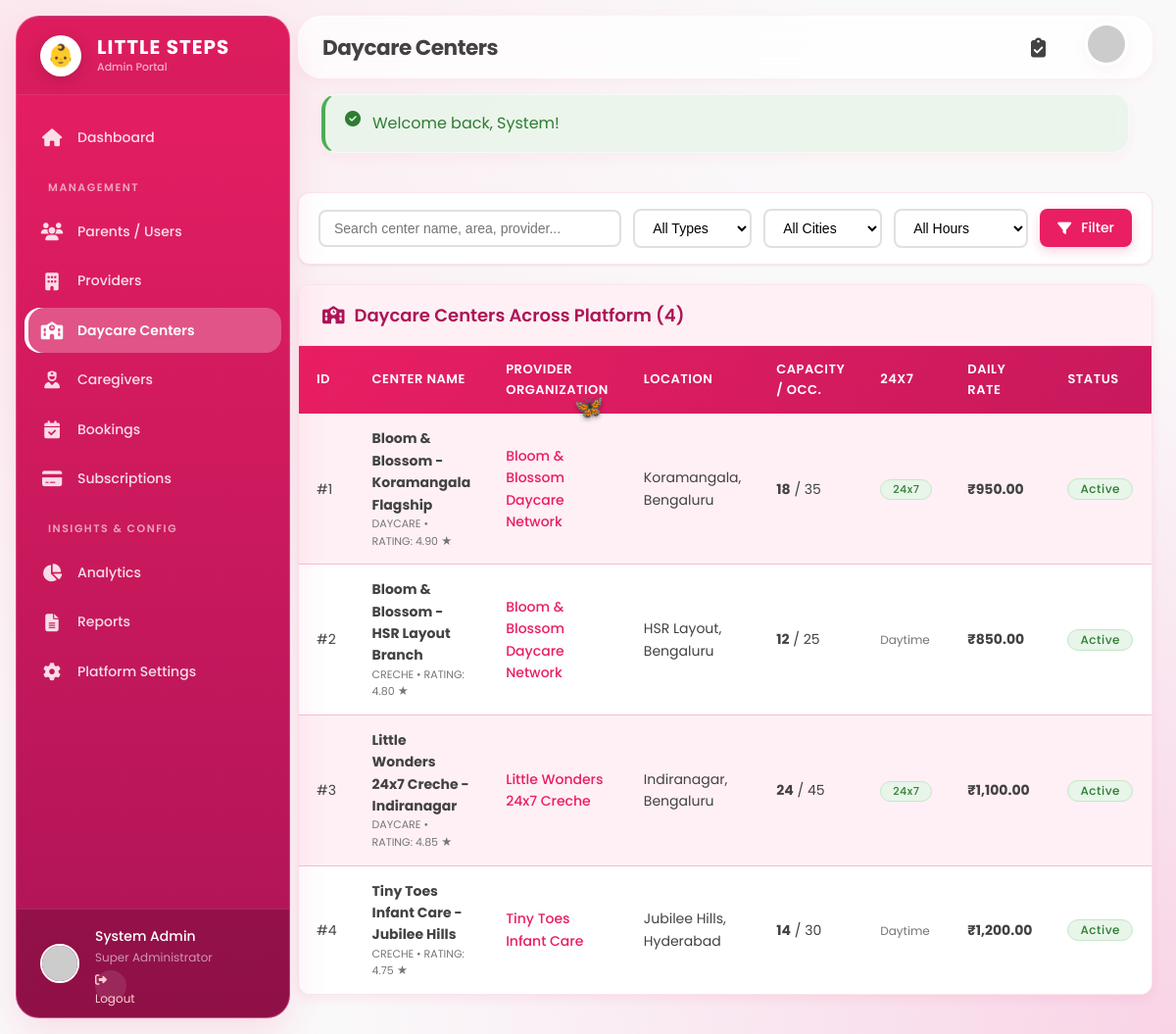
/admin/centers.php (signed in), run on the app's committed database.
### tables this page shows
CREATE TABLE `daycare_centers` (
  `id` bigint(20) UNSIGNED NOT NULL AUTO_INCREMENT,
  `provider_id` bigint(20) UNSIGNED NOT NULL,
  `name` varchar(100) NOT NULL,
  `type` enum('daycare','creche','preschool','babysitting','after_school') NOT NULL DEFAULT 'daycare',
  `address` text NOT NULL,
  `area` varchar(100) DEFAULT NULL,
  `city` varchar(50) NOT NULL,
  `state` varchar(50) NOT NULL,
  `pincode` varchar(15) NOT NULL,
  `latitude` decimal(10,8) DEFAULT NULL,
  `longitude` decimal(11,8) DEFAULT NULL,
  `contact_phone` varchar(20) DEFAULT NULL,
  `contact_email` varchar(100) DEFAULT NULL,
  `images` json DEFAULT NULL,
  `description` text DEFAULT NULL,
  `amenities` json DEFAULT NULL,
  `curriculum` varchar(100) DEFAULT NULL,
  `min_age_months` int(11) DEFAULT 0,
  `max_age_years` int(11) DEFAULT 12,
  `capacity` int(11) DEFAULT 30,
  `current_occupancy` int(11) DEFAULT 0,
  `operating_hours_start` time DEFAULT '07:00:00',
  `operating_hours_end` time DEFAULT '20:00:00',
  `is_24x7` tinyint(1) NOT NULL DEFAULT 0,
  `meals_included` tinyint(1) NOT NULL DEFAULT 1,
  `transport_available` tinyint(1) NOT NULL DEFAULT 1,
  `cctv_enabled` tinyint(1) NOT NULL DEFAULT 1,
  `pricing_hourly` decimal(10,2) DEFAULT 150.00,
  `pricing_daily` decimal(10,2) DEFAULT 800.00,
  `pricing_monthly` decimal(10,2) DEFAULT 9500.00,
  `status` enum('active','inactive','maintenance') NOT NULL DEFAULT 'active',
  `rating` decimal(3,2) DEFAULT 4.80,
  `total_reviews` int(11) DEFAULT 0,
  `created_at` timestamp NOT NULL DEFAULT current_timestamp(),
  `updated_at` timestamp NOT NULL DEFAULT current_timestamp() ON UPDATE current_timestamp(),
  PRIMARY KEY (`id`),
  KEY `provider_id` (`provider_id`),
  KEY `city` (`city`),
  KEY `is_24x7` (`is_24x7`),
  KEY `status` (`status`),
  CONSTRAINT `fk_centers_provider` FOREIGN KEY (`provider_id`) REFERENCES `providers` (`id`) ON DELETE CASCADE
);

CREATE TABLE `providers` (
  `id` bigint(20) UNSIGNED NOT NULL AUTO_INCREMENT,
  `business_name` varchar(100) NOT NULL,
  `owner_name` varchar(100) NOT NULL,
  `email` varchar(100) NOT NULL,
  `password` varchar(255) NOT NULL,
  `phone` varchar(20) NOT NULL,
  `alternate_phone` varchar(20) DEFAULT NULL,
  `address` text NOT NULL,
  `city` varchar(50) NOT NULL,
  `state` varchar(50) NOT NULL,
  `pincode` varchar(15) NOT NULL,
  `latitude` decimal(10,8) DEFAULT NULL,
  `longitude` decimal(11,8) DEFAULT NULL,
  `logo` varchar(255) DEFAULT NULL,
  `cover_image` varchar(255) DEFAULT NULL,
  `description` text DEFAULT NULL,
  `established_year` int(4) DEFAULT NULL,
  `license_number` varchar(50) DEFAULT NULL,
  `license_expiry` date DEFAULT NULL,
  `capacity_children` int(11) DEFAULT 0,
  `age_groups` json DEFAULT NULL,
  `operating_hours` varchar(255) DEFAULT NULL,
  `is_24x7` tinyint(1) NOT NULL DEFAULT 0,
  `pricing_hourly` decimal(10,2) DEFAULT NULL,
  `pricing_daily` decimal(10,2) DEFAULT NULL,
  `pricing_monthly` decimal(10,2) DEFAULT NULL,
  `facilities` json DEFAULT NULL,
  `safety_measures` json DEFAULT NULL,
  `certifications` json DEFAULT NULL,
  `rating` decimal(3,2) DEFAULT 0.00,
  `total_reviews` int(11) DEFAULT 0,
  `status` enum('pending','approved','rejected','suspended') NOT NULL DEFAULT 'pending',
  `is_active` tinyint(1) NOT NULL DEFAULT 1,
  `admin_notes` text DEFAULT NULL,
  `last_login` datetime DEFAULT NULL,
  `created_at` timestamp NOT NULL DEFAULT current_timestamp(),
  `updated_at` timestamp NOT NULL DEFAULT current_timestamp() ON UPDATE current_timestamp(),
  PRIMARY KEY (`id`),
  UNIQUE KEY `email` (`email`),
  KEY `status` (`status`),
  KEY `city` (`city`)
);

### admin/centers.php (called while the page is built)
<?php
require_once __DIR__ . '/daycare_centers.php';

### admin/daycare_centers.php (the view, shortened to what this page needs)
<?php
require_once __DIR__ . '/../config/database.php';
require_once __DIR__ . '/../config/functions.php';
$conn = getDBConnection();
$search       = sanitizeInput($conn, $_GET['search'] ?? '');
$sql = "SELECT c.*, p.business_name, p.owner_name
        FROM daycare_centers c
        JOIN providers p ON c.provider_id = p.id
        WHERE 1=1";
$sql .= " ORDER BY c.created_at DESC";
$centers = $conn->query($sql)->fetch_all(MYSQLI_ASSOC);
$cities = [];
$cRes = $conn->query("SELECT DISTINCT city FROM daycare_centers WHERE city IS NOT NULL AND city != ''");
if ($cRes) {
    while($r = $cRes->fetch_assoc()) $cities[] = $r['city'];
}
require_once __DIR__ . '/includes/header.php';
?>
<div class="filter-card">
    <form method="GET" class="filter-form">
        <div style="flex: 2; min-width: 200px;">
            <input type="text" name="search" class="filter-input" style="width: 100%;" placeholder="Search center name, area, provider..." value="<?= htmlspecialchars($search) ?>">
        </div>
        <div>
            <select name="type" class="filter-input">
                <option value="">All Types</option>
            </select>
        </div>
        <?php if(!empty($cities)): ?>
            <div>
                <select name="city" class="filter-input">
                    <option value="">All Cities</option>
                </select>
            </div>
        <?php endif; ?>
        <div>
            <select name="is_24x7" class="filter-input">
                <option value="">All Hours</option>
            </select>
        </div>
        <button type="submit" class="btn btn-primary" style="padding: 9px 18px;">
            <i class="fas fa-filter"></i> Filter
        </button>
    </form>
</div>
<div class="table-container">
    <div class="table-header-bar">
        <h3 class="table-header-title">
            <i class="fas fa-school"></i> Daycare Centers Across Platform (<?= count($centers) ?>)
        </h3>
    </div>
    <div style="overflow-x: auto;">
        <table class="admin-table">
            <thead>
                <tr>
                    <th>ID</th>
                    <th>Center Name</th>
                    <th>Provider Organization</th>
                    <th>Location</th>
                    <th>Capacity / Occ.</th>
                    <th>24x7</th>
                    <th>Daily Rate</th>
                    <th>Status</th>
                </tr>
            </thead>
            <tbody>
                <?php if (empty($centers)): ?>
                    <tr>
                        <td colspan="9" style="text-align: center; padding: 36px; color: #9E9E9E;">
                            No daycare centers match criteria.
                        </td>
                    </tr>
                <?php else: ?>
                    <?php foreach($centers as $c): ?>
                        <tr>
                            <td>#<?= $c['id'] ?></td>
                            <td>
                                <strong><?= htmlspecialchars($c['name']) ?></strong>
                                <div style="font-size: 11px; color: #757575; text-transform: uppercase;">
                                    <?= htmlspecialchars($c['type']) ?> • Rating: <?= $c['rating'] ?> ★
                                </div>
                            </td>
                            <td>
                                <a href="provider_view.php?id=<?= $c['provider_id'] ?>" style="color: var(--admin-pink); text-decoration: none; font-weight: 500;">
                                    <?= htmlspecialchars($c['business_name']) ?>
                                </a>
                            </td>
                            <td><?= htmlspecialchars($c['area'] . ', ' . $c['city']) ?></td>
                            <td>
                                <strong><?= $c['current_occupancy'] ?></strong> / <?= $c['capacity'] ?>
                            </td>
                            <td>
                                <?= $c['is_24x7'] ? '<span class="badge badge-approved" style="font-size:11px;">24x7</span>' : '<span style="font-size:12px; color:#757575;">Daytime</span>' ?>
                            </td>
                            <td><strong><?= formatCurrency($c['pricing_daily']) ?></strong></td>
                            <td>
                                <span class="badge badge-<?= htmlspecialchars($c['status']) ?>">
                                    <?= htmlspecialchars($c['status']) ?>
                                </span>
                            </td>
                        </tr>
                    <?php endforeach; ?>
                <?php endif; ?>
            </tbody>
        </table>
    </div>
</div>
<?php require_once __DIR__ . '/includes/footer.php'; ?>

### assets/css/style.css (style rules this page uses)
:root { --main-pink: #E91E63; --light-pink: #FCE4EC; --dark-pink: #AD1457; --accent-pink: #F50057; --pastel-pink: #F8BBD9; --baby-pink: #FFF0F5; --white: #FFFFFF; --off-white: #FAF9FA; --light-gray: #F5F5F5; --medium-gray: #9E9E9E; --dark-gray: #424242; --near-black: #212121; --success: #4CAF50; --warning: #FF9800; --danger: #F44336; --info: #2196F3; --success-bg: #E8F5E9; --warning-bg: #FFF3E0; --danger-bg: #FFEBEE; --info-bg: #E3F2FD; --glass-bg: rgba(255, 255, 255, 0.75); --glass-border: rgba(255, 255, 255, 0.6); --glass-blur: blur(12px); --font-primary: 'Poppins', -apple-system, BlinkMacSystemFont, 'Segoe UI', Roboto, 'Helvetica Neue', Arial, sans-serif; --space-xs: 4px; --space-sm: 8px; --space-md: 16px; --space-lg: 24px; --space-xl: 32px; --space-2xl: 48px; --space-3xl: 64px; --radius-sm: 12px; --radius-md: 16px; --radius-lg: 24px; --radius-xl: 32px; --radius-full: 9999px; --shadow-sm: 0 4px 15px rgba(233,30,99,0.05); --shadow-md: 0 8px 30px rgba(233,30,99,0.08); --shadow-lg: 0 16px 40px rgba(233,30,99,0.12); --shadow-xl: 0 24px 60px rgba(233,30,99,0.15); }
* { margin: 0; padding: 0; box-sizing: border-box; }
body { font-family: var(--font-primary); background-color: var(--off-white); background-image: radial-gradient(at 0% 0%, rgba(252, 228, 236, 0.8) 0px, transparent 50%), radial-gradient(at 100% 100%, rgba(248, 187, 217, 0.6) 0px, transparent 50%); background-attachment: fixed; color: var(--dark-gray); line-height: 1.6; font-size: 16px; }
h1, h2, h3, h4, h5, h6 { color: var(--near-black); font-weight: 700; }
h3 { font-size: 1.35rem; line-height: 1.4; margin-bottom: var(--space-sm); }
a { color: var(--main-pink); text-decoration: none; transition: all 0.3s ease; }
.btn { display: inline-flex; align-items: center; justify-content: center; padding: 10px 24px; font-size: 14px; font-weight: 500; border-radius: 8px; cursor: pointer; transition: all 0.3s cubic-bezier(0.4, 0, 0.2, 1); border: none; font-family: inherit; gap: 10px; text-align: center; }
.btn-primary { background: var(--main-pink); color: var(--white); box-shadow: 0 4px 12px rgba(233, 30, 99, 0.2); }
.table-container { border-radius: var(--radius-md); overflow-x: auto; background: rgba(255, 255, 255, 0.5); border: 1px solid var(--glass-border); }
.badge { display: inline-flex; align-items: center; padding: 6px 14px; font-size: 12px; font-weight: 600; border-radius: var(--radius-full); line-height: 1; letter-spacing: 0.5px; }

### data on the page
daycare_centers: id "1", name "Bloom & Blossom - Koramangala Flagship", type "DAYCARE", rating "4.90", provider.business_name "Bloom & Blossom Daycare Network", area+city "Koramangala, Bengaluru", current_occupancy "18", capacity "35", is_24x7 "24x7", pricing_daily "₹950.00", status "Active"
daycare_centers: id "2", name "Bloom & Blossom - HSR Layout Branch", type "CRECHE", rating "4.80", provider.business_name "Bloom & Blossom Daycare Network", area+city "HSR Layout, Bengaluru", current_occupancy "12", capacity "25", is_24x7 "Daytime", pricing_daily "₹850.00", status "Active"
daycare_centers: id "3", name "Little Wonders 24x7 Creche - Indiranagar", type "DAYCARE", rating "4.85", provider.business_name "Little Wonders 24x7 Creche", area+city "Indiranagar, Bengaluru", current_occupancy "24", capacity "45", is_24x7 "24x7", pricing_daily "₹1,100.00", status "Active"
daycare_centers: id "4", name "Tiny Toes Infant Care - Jubilee Hills", type "CRECHE", rating "4.75", provider.business_name "Tiny Toes Infant Care", area+city "Jubilee Hills, Hyderabad", current_occupancy "14", capacity "30", is_24x7 "Daytime", pricing_daily "₹1,200.00", status "Active"

### other printed values
$pageTitleHeader "Daycare Centers"
$flash['message'] "Welcome back, System!"
count($centers) "4"
